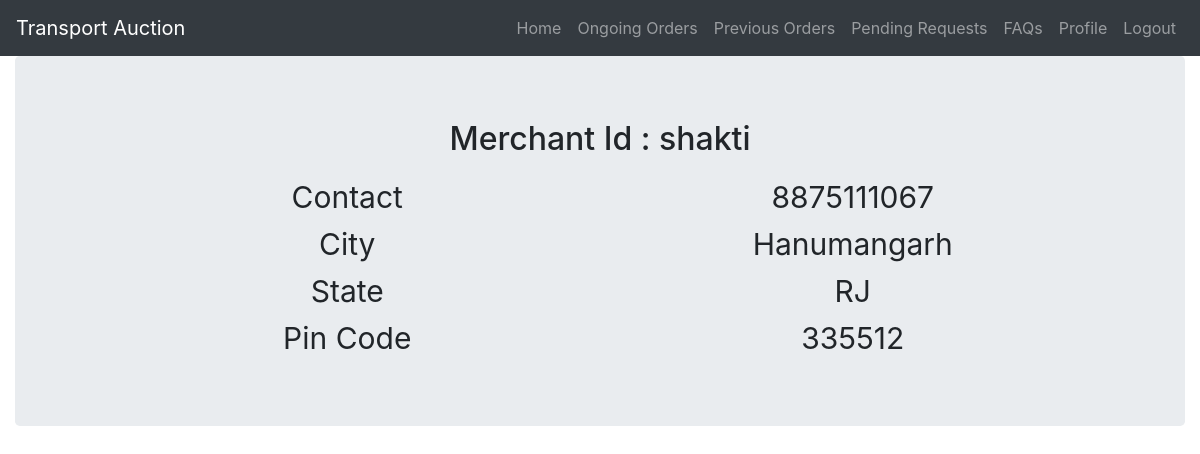
/customer/merchant_detail/shakti/, run on the app's committed database.
### user_auth/models.py (models this page shows, shortened)
class user_info(models.Model):
    user = models.OneToOneField(User,on_delete=models.CASCADE)
    contact=models.IntegerField()
    area=models.CharField(max_length=50)
    city=models.CharField(max_length=30)
    pin_code=models.IntegerField()
    objects=user_verify()
    state=models.CharField(max_length=20)
    merchantOrUser=models.CharField(max_length=10)

### customer/views.py (the view)
# urls.py: path('merchant_detail/<slug:merchant_id>/',merchant_detail_view,name="merchant_details"),
def merchant_detail_view(request,merchant_id):
    merchant = user_info.objects.get_merchant_details(merchant_id=merchant_id)
    return render(request,'customer/merchant_detail.html',{'merchant':merchant[0],})

### user_auth/models.py (called while the page is built)
    def get_merchant_details(self,merchant_id):
        return self.filter(user__username=merchant_id)

### templates/customer/merchant_detail.html (shortened to what this page needs)
{% extends 'base2.html' %}
{% block content%}
<div class="container-fluid">
  <div class="jumbotron">
    <h2 style="text-align:center;">Merchant Id : {{ merchant.user.username }}</h2>
    <table style="text-align:center;margin-left:auto;margin-right:auto;font-size:30px">
      <tr>
        <td >Contact</td>
        <td>{{ merchant.contact }}</td>
      </tr>
      <tr>
        <td>City</td>
        <td>{{ merchant.city }}</td>
      </tr>
      <tr>
        <td>State</td>
        <td>{{ merchant.state }}</td>
      </tr>
      <tr>
        <td>Pin Code</td>
        <td>{{ merchant.pin_code }}</td>
      </tr>
    </table>
  </div>
</div>
{% endblock %}

### templates/base2.html (style rules this page uses)
table { border-spacing: 10px; }
td { width: 20%; height: 40%; }

### data on the page
user_info: user.username "shakti", contact "8875111067", city "Hanumangarh", state "RJ", pin_code "335512"
